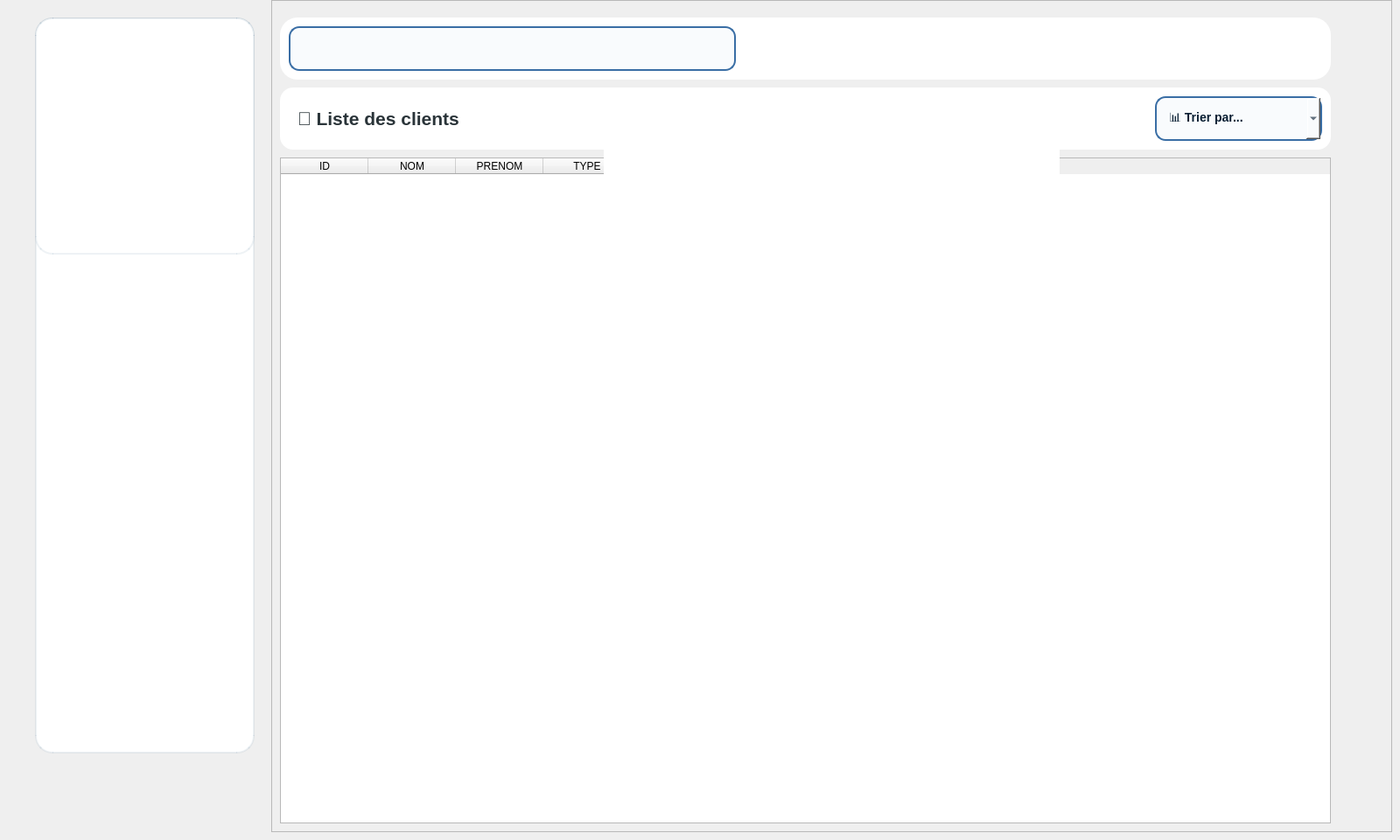
      <widget class="QWidget" name="moduleClient">
       <widget class="QWidget" name="searchBox_7" native="true">
        <property name="geometry">
         <rect>
          <x>0</x>
          <y>0</y>
          <width>311</width>
          <height>951</height>
         </rect>
        </property>
        <property name="styleSheet">
         <string notr="true">background-color: qlineargradient(
    spread:pad,
    x1:0, y1:0,
    x2:0, y2:1,
    stop:0 #0A1F33,
    stop:0.5 #163A5F,
    stop:1 #274C77
);
</string>
        </property>
        <widget class="QFrame" name="frame_20">
         <property name="geometry">
          <rect>
           <x>40</x>
           <y>20</y>
           <width>251</width>
           <height>841</height>
          </rect>
         </property>
         <property name="styleSheet">
          <string notr="true">  background-color: #FFFFFF; /* fond blanc */
    border-radius: 20px;       /* coins arrondis */
    border: 2px solid rgba(44, 95, 124, 0.08); /* bord gris clair */</string>
         </property>
         <property name="frameShape">
          <enum>QFrame::Shape::StyledPanel</enum>
         </property>
         <property name="frameShadow">
          <enum>QFrame::Shadow::Raised</enum>
         </property>
         <widget class="QPushButton" name="pushButton_35">
          <property name="geometry">
           <rect>
            <x>10</x>
            <y>510</y>
            <width>221</width>
            <height>51</height>
           </rect>
          </property>
          <property name="font">
           <font>
            <pointsize>-1</pointsize>
            <italic>false</italic>
            <fontweight>DemiBold</fontweight>
           </font>
          </property>
          <property name="styleSheet">
           <string notr="true">QPushButton {
    background-color: qlineargradient(
        x1:0, y1:0,
        x2:0, y2:1,
        stop:0 #2C5F7C,
        stop:0.5 #3A6EA5,
        stop:1 #1B3A57
    );

    color: white;
    font-size: 14px;
    font-weight: 600;

    border: none;
    border-radius: 14px;

    padding: 10px 22px;
}

/* ✨ HOVER : lumière douce */
QPushButton:hover {
    background-color: qlineargradient(
        x1:0, y1:0,
        x2:0, y2:1,
        stop:0 #3A6EA5,
        stop:0.5 #4A86C5,
        stop:1 #2C5F7C
    );
}

/* 🔘 CLICK (pressed) */
QPushButton:pressed {
    background-color: qlineargradient(
        x1:0, y1:0,
        x2:0, y2:1,
        stop:0 #1B3A57,
        stop:1 #2C5F7C
    );
}

/* 🚫 Désactivé */
QPushButton:disabled {
    background-color: #C8D3DF;
    color: #6E7F91;
}
</string>
          </property>
          <property name="text">
           <string>🚛tournees</string>
          </property>
         </widget>
         <widget class="QPushButton" name="pushButton_36">
          <property name="geometry">
           <rect>
            <x>10</x>
            <y>330</y>
            <width>221</width>
            <height>51</height>
           </rect>
          </property>
          <property name="font">
           <font>
            <pointsize>-1</pointsize>
            <italic>false</italic>
            <fontweight>DemiBold</fontweight>
           </font>
          </property>
          <property name="styleSheet">
           <string notr="true">QPushButton {
    background-color: qlineargradient(
        x1:0, y1:0,
        x2:0, y2:1,
        stop:0 #2C5F7C,
        stop:0.5 #3A6EA5,
        stop:1 #1B3A57
    );

    color: white;
    font-size: 14px;
    font-weight: 600;

    border: none;
    border-radius: 14px;

    padding: 10px 22px;
}

/* ✨ HOVER : lumière douce */
QPushButton:hover {
    background-color: qlineargradient(
        x1:0, y1:0,
        x2:0, y2:1,
        stop:0 #3A6EA5,
        stop:0.5 #4A86C5,
        stop:1 #2C5F7C
    );
}

/* 🔘 CLICK (pressed) */
QPushButton:pressed {
    background-color: qlineargradient(
        x1:0, y1:0,
        x2:0, y2:1,
        stop:0 #1B3A57,
        stop:1 #2C5F7C
    );
}

/* 🚫 Désactivé */
QPushButton:disabled {
    background-color: #C8D3DF;
    color: #6E7F91;
}
</string>
          </property>
          <property name="text">
           <string>🧑🏻‍💻employés</string>
          </property>
         </widget>
         <widget class="QPushButton" name="pushButton_37">
          <property name="geometry">
           <rect>
            <x>10</x>
            <y>390</y>
            <width>221</width>
            <height>51</height>
           </rect>
          </property>
          <property name="font">
           <font>
            <pointsize>-1</pointsize>
            <italic>false</italic>
            <fontweight>DemiBold</fontweight>
           </font>
          </property>
          <property name="styleSheet">
           <string notr="true">QPushButton {
    background-color: qlineargradient(
        x1:0, y1:0,
        x2:0, y2:1,
        stop:0 #2C5F7C,
        stop:0.5 #3A6EA5,
        stop:1 #1B3A57
    );

    color: white;
    font-size: 14px;
    font-weight: 600;

    border: none;
    border-radius: 14px;

    padding: 10px 22px;
}

/* ✨ HOVER : lumière douce */
QPushButton:hover {
    background-color: qlineargradient(
        x1:0, y1:0,
        x2:0, y2:1,
        stop:0 #3A6EA5,
        stop:0.5 #4A86C5,
        stop:1 #2C5F7C
    );
}

/* 🔘 CLICK (pressed) */
QPushButton:pressed {
    background-color: qlineargradient(
        x1:0, y1:0,
        x2:0, y2:1,
        stop:0 #1B3A57,
        stop:1 #2C5F7C
    );
}

/* 🚫 Désactivé */
QPushButton:disabled {
    background-color: #C8D3DF;
    color: #6E7F91;
}
</string>
          </property>
          <property name="text">
           <string>🧑‍🧑‍🧒‍🧒clients</string>
          </property>
         </widget>
         <widget class="QPushButton" name="pushButton_38">
          <property name="geometry">
           <rect>
            <x>10</x>
            <y>450</y>
            <width>221</width>
            <height>51</height>
           </rect>
          </property>
          <property name="font">
           <font>
            <pointsize>-1</pointsize>
            <italic>false</italic>
            <fontweight>DemiBold</fontweight>
           </font>
          </property>
          <property name="styleSheet">
           <string notr="true">QPushButton {
    background-color: qlineargradient(
        x1:0, y1:0,
        x2:0, y2:1,
        stop:0 #2C5F7C,
        stop:0.5 #3A6EA5,
        stop:1 #1B3A57
    );

    color: white;
    font-size: 14px;
    font-weight: 600;

    border: none;
    border-radius: 14px;

    padding: 10px 22px;
}

/* ✨ HOVER : lumière douce */
QPushButton:hover {
    background-color: qlineargradient(
        x1:0, y1:0,
        x2:0, y2:1,
        stop:0 #3A6EA5,
        stop:0.5 #4A86C5,
        stop:1 #2C5F7C
    );
}

/* 🔘 CLICK (pressed) */
QPushButton:pressed {
    background-color: qlineargradient(
        x1:0, y1:0,
        x2:0, y2:1,
        stop:0 #1B3A57,
        stop:1 #2C5F7C
    );
}

/* 🚫 Désactivé */
QPushButton:disabled {
    background-color: #C8D3DF;
    color: #6E7F91;
}
</string>
          </property>
          <property name="text">
           <string>🚮conteneurs</string>
          </property>
         </widget>
         <widget class="QPushButton" name="acceuil">
          <property name="geometry">
           <rect>
            <x>10</x>
            <y>270</y>
            <width>221</width>
            <height>51</height>
           </rect>
          </property>
          <property name="font">
           <font>
            <pointsize>-1</pointsize>
            <italic>false</italic>
            <fontweight>DemiBold</fontweight>
           </font>
          </property>
          <property name="styleSheet">
           <string notr="true">QPushButton {
    background-color: qlineargradient(
        x1:0, y1:0,
        x2:0, y2:1,
        stop:0 #2C5F7C,
        stop:0.5 #3A6EA5,
        stop:1 #1B3A57
    );

    color: white;
    font-size: 14px;
    font-weight: 600;

    border: none;
    border-radius: 14px;

    padding: 10px 22px;
}

/* ✨ HOVER : lumière douce */
QPushButton:hover {
    background-color: qlineargradient(
        x1:0, y1:0,
        x2:0, y2:1,
        stop:0 #3A6EA5,
        stop:0.5 #4A86C5,
        stop:1 #2C5F7C
    );
}

/* 🔘 CLICK (pressed) */
QPushButton:pressed {
    background-color: qlineargradient(
        x1:0, y1:0,
        x2:0, y2:1,
        stop:0 #1B3A57,
        stop:1 #2C5F7C
    );
}

/* 🚫 Désactivé */
QPushButton:disabled {
    background-color: #C8D3DF;
    color: #6E7F91;
}
</string>
          </property>
          <property name="text">
           <string>💡acceuil</string>
          </property>
         </widget>
         <widget class="QPushButton" name="pushButton_45">
          <property name="geometry">
           <rect>
            <x>10</x>
            <y>570</y>
            <width>221</width>
            <height>51</height>
           </rect>
          </property>
          <property name="font">
           <font>
            <pointsize>-1</pointsize>
            <italic>false</italic>
            <fontweight>DemiBold</fontweight>
           </font>
          </property>
          <property name="styleSheet">
           <string notr="true">QPushButton {
    background-color: qlineargradient(
        x1:0, y1:0,
        x2:0, y2:1,
        stop:0 #2C5F7C,
        stop:0.5 #3A6EA5,
        stop:1 #1B3A57
    );

    color: white;
    font-size: 14px;
    font-weight: 600;

    border: none;
    border-radius: 14px;

    padding: 10px 22px;
}

/* ✨ HOVER : lumière douce */
QPushButton:hover {
    background-color: qlineargradient(
        x1:0, y1:0,
        x2:0, y2:1,
        stop:0 #3A6EA5,
        stop:0.5 #4A86C5,
        stop:1 #2C5F7C
    );
}

/* 🔘 CLICK (pressed) */
QPushButton:pressed {
    background-color: qlineargradient(
        x1:0, y1:0,
        x2:0, y2:1,
        stop:0 #1B3A57,
        stop:1 #2C5F7C
    );
}

/* 🚫 Désactivé */
QPushButton:disabled {
    background-color: #C8D3DF;
    color: #6E7F91;
}
</string>
          </property>
          <property name="text">
           <string>♻️recyclage</string>
          </property>
         </widget>
         <widget class="QPushButton" name="dec">
          <property name="geometry">
           <rect>
            <x>10</x>
            <y>780</y>
            <width>221</width>
            <height>51</height>
           </rect>
          </property>
          <property name="font">
           <font>
            <pointsize>-1</pointsize>
            <italic>false</italic>
            <fontweight>DemiBold</fontweight>
           </font>
          </property>
          <property name="styleSheet">
           <string notr="true">QPushButton {
    background-color: qlineargradient(
        x1:0, y1:0,
        x2:0, y2:1,
        stop:0 #2C5F7C,
        stop:0.5 #3A6EA5,
        stop:1 #1B3A57
    );

    color: white;
    font-size: 14px;
    font-weight: 600;

    border: none;
    border-radius: 14px;

    padding: 10px 22px;
}

/* ✨ HOVER : lumière douce */
QPushButton:hover {
    background-color: qlineargradient(
        x1:0, y1:0,
        x2:0, y2:1,
        stop:0 #3A6EA5,
        stop:0.5 #4A86C5,
        stop:1 #2C5F7C
    );
}

/* 🔘 CLICK (pressed) */
QPushButton:pressed {
    background-color: qlineargradient(
        x1:0, y1:0,
        x2:0, y2:1,
        stop:0 #1B3A57,
        stop:1 #2C5F7C
    );
}

/* 🚫 Désactivé */
QPushButton:disabled {
    background-color: #C8D3DF;
    color: #6E7F91;
}
</string>
          </property>
          <property name="text">
           <string>⚙️deconnextion</string>
          </property>
         </widget>
         <widget class="QLabel" name="label_79">
          <property name="geometry">
           <rect>
            <x>0</x>
            <y>0</y>
            <width>251</width>
            <height>271</height>
           </rect>
          </property>
          <property name="text">
           <string/>
          </property>
          <property name="pixmap">
           <pixmap resource="ressources.qrc">:/images/wasteflow.png</pixmap>
          </property>
          <property name="scaledContents">
           <bool>true</bool>
          </property>
         </widget>
        </widget>
       </widget>
       <widget class="QFrame" name="frame_2">
        <property name="geometry">
         <rect>
          <x>310</x>
          <y>0</y>
          <width>1281</width>
          <height>951</height>
         </rect>
        </property>
        <property name="styleSheet">
         <string notr="true">background-color: qlineargradient(
    spread:pad,
    x1:0, y1:0,
    x2:0, y2:1,
    stop:0 #0A1F33,
    stop:0.5 #163A5F,
    stop:1 #274C77
);</string>
        </property>
        <property name="frameShape">
         <enum>QFrame::Shape::StyledPanel</enum>
        </property>
        <property name="frameShadow">
         <enum>QFrame::Shadow::Raised</enum>
        </property>
        <widget class="QWidget" name="searchBox_5" native="true">
         <property name="geometry">
          <rect>
           <x>10</x>
           <y>20</y>
           <width>1201</width>
           <height>71</height>
          </rect>
         </property>
         <property name="styleSheet">
          <string notr="true">background: white;
border-radius: 20px;
padding: 20px;

</string>
         </property>
         <widget class="QLineEdit" name="lineEdit_8">
          <property name="geometry">
           <rect>
            <x>10</x>
            <y>10</y>
            <width>511</width>
            <height>51</height>
           </rect>
          </property>
          <property name="font">
           <font>
            <pointsize>-1</pointsize>
            <fontweight>Medium</fontweight>
           </font>
          </property>
          <property name="styleSheet">
           <string notr="true">QLineEdit {
    background-color: #F9FBFD;          /* fond clair élégant */
    border: 2px solid #3A6EA5;           /* bleu marine clair */
    border-radius: 12px;
    padding: 10px 14px;
    color: #0A1F33;                      /* texte bleu marine foncé */
    font-size: 14px;
    font-weight: 500;
}

/* Quand le champ est sélectionné */
QLineEdit:focus {
    background-color: white;
    border: 2px solid #1E3A5F;           /* focus plus foncé */
}

/* Hover */
QLineEdit:hover {
    border: 2px solid #2F5D8A;
}
</string>
          </property>
         </widget>
         <widget class="QPushButton" name="pushButton_21">
          <property name="geometry">
           <rect>
            <x>530</x>
            <y>10</y>
            <width>131</width>
            <height>51</height>
           </rect>
          </property>
          <property name="font">
           <font>
            <pointsize>-1</pointsize>
            <italic>false</italic>
            <fontweight>DemiBold</fontweight>
           </font>
          </property>
          <property name="styleSheet">
           <string notr="true">QPushButton {
    background-color: qlineargradient(
        x1:0, y1:0,
        x2:0, y2:1,
        stop:0 #2C5F7C,
        stop:0.5 #3A6EA5,
        stop:1 #1B3A57
    );

    color: white;
    font-size: 14px;
    font-weight: 600;

    border: none;
    border-radius: 14px;

    padding: 10px 22px;
}

/* ✨ HOVER : lumière douce */
QPushButton:hover {
    background-color: qlineargradient(
        x1:0, y1:0,
        x2:0, y2:1,
        stop:0 #3A6EA5,
        stop:0.5 #4A86C5,
        stop:1 #2C5F7C
    );
}

/* 🔘 CLICK (pressed) */
QPushButton:pressed {
    background-color: qlineargradient(
        x1:0, y1:0,
        x2:0, y2:1,
        stop:0 #1B3A57,
        stop:1 #2C5F7C
    );
}

/* 🚫 Désactivé */
QPushButton:disabled {
    background-color: #C8D3DF;
    color: #6E7F91;
}
</string>
          </property>
          <property name="text">
           <string>rechercher</string>
          </property>
         </widget>
         <widget class="QPushButton" name="pushButton_20">
          <property name="geometry">
           <rect>
            <x>920</x>
            <y>10</y>
            <width>131</width>
            <height>51</height>
           </rect>
          </property>
          <property name="font">
           <font>
            <pointsize>-1</pointsize>
            <italic>false</italic>
            <fontweight>DemiBold</fontweight>
           </font>
          </property>
          <property name="styleSheet">
           <string notr="true">QPushButton {
    background-color: qlineargradient(
        x1:0, y1:0,
        x2:0, y2:1,
        stop:0 #2C5F7C,
        stop:0.5 #3A6EA5,
        stop:1 #1B3A57
    );

    color: white;
    font-size: 14px;
    font-weight: 600;

    border: none;
    border-radius: 14px;

    padding: 10px 22px;
}

/* ✨ HOVER : lumière douce */
QPushButton:hover {
    background-color: qlineargradient(
        x1:0, y1:0,
        x2:0, y2:1,
        stop:0 #3A6EA5,
        stop:0.5 #4A86C5,
        stop:1 #2C5F7C
    );
}

/* 🔘 CLICK (pressed) */
QPushButton:pressed {
    background-color: qlineargradient(
        x1:0, y1:0,
        x2:0, y2:1,
        stop:0 #1B3A57,
        stop:1 #2C5F7C
    );
}

/* 🚫 Désactivé */
QPushButton:disabled {
    background-color: #C8D3DF;
    color: #6E7F91;
}
</string>
          </property>
          <property name="text">
           <string>📑exporter</string>
          </property>
         </widget>
         <widget class="QPushButton" name="pushButton_19">
          <property name="geometry">
           <rect>
            <x>1060</x>
            <y>10</y>
            <width>131</width>
            <height>51</height>
           </rect>
          </property>
          <property name="font">
           <font>
            <pointsize>-1</pointsize>
            <italic>false</italic>
            <fontweight>DemiBold</fontweight>
           </font>
          </property>
          <property name="styleSheet">
           <string notr="true">QPushButton {
    background-color: qlineargradient(
        x1:0, y1:0,
        x2:0, y2:1,
        stop:0 #2C5F7C,
        stop:0.5 #3A6EA5,
        stop:1 #1B3A57
    );

    color: white;
    font-size: 14px;
    font-weight: 600;

    border: none;
    border-radius: 14px;

    padding: 10px 22px;
}

/* ✨ HOVER : lumière douce */
QPushButton:hover {
    background-color: qlineargradient(
        x1:0, y1:0,
        x2:0, y2:1,
        stop:0 #3A6EA5,
        stop:0.5 #4A86C5,
        stop:1 #2C5F7C
    );
}

/* 🔘 CLICK (pressed) */
QPushButton:pressed {
    background-color: qlineargradient(
        x1:0, y1:0,
        x2:0, y2:1,
        stop:0 #1B3A57,
        stop:1 #2C5F7C
    );
}

/* 🚫 Désactivé */
QPushButton:disabled {
    background-color: #C8D3DF;
    color: #6E7F91;
}
</string>
          </property>
          <property name="text">
           <string>statistique</string>
          </property>
         </widget>
        </widget>
        <widget class="QFrame" name="frame_48">
         <property name="geometry">
          <rect>
           <x>10</x>
           <y>100</y>
           <width>1201</width>
           <height>71</height>
          </rect>
         </property>
         <property name="styleSheet">
          <string notr="true">QFrame {
    background-color: white;
    border-radius: 15px;
}

</string>
         </property>
         <property name="frameShape">
          <enum>QFrame::Shape::StyledPanel</enum>
         </property>
         <property name="frameShadow">
          <enum>QFrame::Shadow::Raised</enum>
         </property>
         <widget class="QLabel" name="label_18">
          <property name="geometry">
           <rect>
            <x>20</x>
            <y>10</y>
            <width>261</width>
            <height>51</height>
           </rect>
          </property>
          <property name="styleSheet">
           <string notr="true">color: #2A3439;
</string>
          </property>
          <property name="text">
           <string>&lt;html&gt;&lt;head/&gt;&lt;body&gt;&lt;p&gt;&lt;span style=&quot; font-size:16pt; font-weight:700;&quot;&gt;👥 Liste des clients&lt;/span&gt;&lt;/p&gt;&lt;/body&gt;&lt;/html&gt;</string>
          </property>
         </widget>
         <widget class="QPushButton" name="pushButton_client_ajouter">
          <property name="geometry">
           <rect>
            <x>570</x>
            <y>10</y>
            <width>131</width>
            <height>51</height>
           </rect>
          </property>
          <property name="font">
           <font>
            <pointsize>-1</pointsize>
            <italic>false</italic>
            <fontweight>DemiBold</fontweight>
           </font>
          </property>
          <property name="styleSheet">
           <string notr="true">QPushButton {
    background-color: qlineargradient(
        x1:0, y1:0,
        x2:0, y2:1,
        stop:0 #276646,
        stop:0.5 #34885A,
        stop:1 #1B3A2F
    );
    color: white;
    font-size: 14px;
    font-weight: 600;
    border: none;
    border-radius: 14px;
    padding: 10px 22px;
}
QPushButton:hover {
    background-color: qlineargradient(
        x1:0, y1:0,
        x2:0, y2:1,
        stop:0 #34885A,
        stop:0.5 #42A56F,
        stop:1 #276646
    );
}
QPushButton:pressed {
    background-color: qlineargradient(
        x1:0, y1:0,
        x2:0, y2:1,
        stop:0 #1B3A2F,
        stop:1 #276646
    );
}
</string>
          </property>
          <property name="text">
           <string>➕ Ajouter</string>
          </property>
         </widget>
         <widget class="QPushButton" name="pushButton_23">
          <property name="geometry">
           <rect>
            <x>710</x>
            <y>10</y>
            <width>131</width>
            <height>51</height>
           </rect>
          </property>
          <property name="font">
           <font>
            <pointsize>-1</pointsize>
            <italic>false</italic>
            <fontweight>DemiBold</fontweight>
           </font>
          </property>
          <property name="styleSheet">
           <string notr="true">QPushButton {
    background-color: qlineargradient(
        x1:0, y1:0,
        x2:0, y2:1,
        stop:0 #2C5F7C,
        stop:0.5 #3A6EA5,
        stop:1 #1B3A57
    );

    color: white;
    font-size: 14px;
    font-weight: 600;

    border: none;
    border-radius: 14px;

    padding: 10px 22px;
}

/* ✨ HOVER : lumière douce */
QPushButton:hover {
    background-color: qlineargradient(
        x1:0, y1:0,
        x2:0, y2:1,
        stop:0 #3A6EA5,
        stop:0.5 #4A86C5,
        stop:1 #2C5F7C
    );
}

/* 🔘 CLICK (pressed) */
QPushButton:pressed {
    background-color: qlineargradient(
        x1:0, y1:0,
        x2:0, y2:1,
        stop:0 #1B3A57,
        stop:1 #2C5F7C
    );
}

/* 🚫 Désactivé */
QPushButton:disabled {
    background-color: #C8D3DF;
    color: #6E7F91;
}
</string>
          </property>
          <property name="text">
           <string>✏️ Modifier</string>
          </property>
         </widget>
         <widget class="QPushButton" name="pushButton_10">
          <property name="geometry">
           <rect>
            <x>850</x>
            <y>10</y>
            <width>131</width>
            <height>51</height>
           </rect>
          </property>
          <property name="font">
           <font>
            <pointsize>-1</pointsize>
            <italic>false</italic>
            <fontweight>DemiBold</fontweight>
           </font>
          </property>
          <property name="styleSheet">
           <string notr="true">QPushButton {
    background-color: qlineargradient(
        x1:0, y1:0,
        x2:0, y2:1,
        stop:0 #8B0000,
        stop:0.5 #A52A2A,
        stop:1 #5C0000
    );

    color: white;
    font-size: 14px;
    font-weight: 600;

    border: none;
    border-radius: 14px;

    padding: 10px 22px;
}

/* ✨ HOVER : lumière douce */
QPushButton:hover {
    background-color: qlineargradient(
        x1:0, y1:0,
        x2:0, y2:1,
        stop:0 #A52A2A,
        stop:0.5 #CD5C5C,
        stop:1 #8B0000
    );
}

/* 🔘 CLICK (pressed) */
QPushButton:pressed {
    background-color: qlineargradient(
        x1:0, y1:0,
        x2:0, y2:1,
        stop:0 #5C0000,
        stop:1 #8B0000
    );
}

/* 🚫 Désactivé */
QPushButton:disabled {
    background-color: #C8D3DF;
    color: #6E7F91;
}
</string>
          </property>
          <property name="text">
           <string>🗑️ Supprimer</string>
          </property>
         </widget>
         <widget class="QComboBox" name="comboTypePropriete_3">
          <property name="geometry">
           <rect>
            <x>1000</x>
            <y>10</y>
            <width>191</width>
            <height>51</height>
           </rect>
          </property>
          <property name="styleSheet">
           <string notr="true">  background-color: #F9FBFD;          /* fond clair élégant */
    border: 2px solid #3A6EA5;           /* bleu marine clair */
    border-radius: 12px;
    padding: 10px 14px;
    color: #0A1F33;                      /* texte bleu marine foncé */
    font-size: 14px;
    font-weight: 500;</string>
          </property>
          <item>
           <property name="text">
            <string>📊 Trier par...</string>
           </property>
          </item>
          <item>
           <property name="text">
            <string>ID</string>
           </property>
          </item>
          <item>
           <property name="text">
            <string>Nom</string>
           </property>
          </item>
          <item>
           <property name="text">
            <string>Type</string>
           </property>
          </item>
          <item>
           <property name="text">
            <string>Zone</string>
           </property>
          </item>
          <item>
           <property name="text">
            <string>Statut</string>
           </property>
          </item>
         </widget>
        </widget>
        <widget class="QTableWidget" name="tableWidget_3">
         <property name="geometry">
          <rect>
           <x>10</x>
           <y>180</y>
           <width>1201</width>
           <height>761</height>
          </rect>
         </property>
         <property name="styleSheet">
          <string notr="true"/>
         </property>
         <column>
          <property name="text">
           <string>ID</string>
          </property>
         </column>
         <column>
          <property name="text">
           <string>NOM</string>
          </property>
         </column>
         <column>
          <property name="text">
           <string>PRENOM</string>
          </property>
         </column>
         <column>
          <property name="text">
           <string>TYPE</string>
          </property>
         </column>
         <column>
          <property name="text">
           <string>ZONE</string>
          </property>
         </column>
         <column>
          <property name="text">
           <string>TELEPHONE</string>
          </property>
         </column>
         <column>
          <property name="text">
           <string>STATUT</string>
          </property>
         </column>
        </widget>
        <widget class="QFrame" name="frame_46">
         <property name="geometry">
          <rect>
           <x>380</x>
           <y>100</y>
           <width>521</width>
           <height>761</height>
          </rect>
         </property>
         <property name="visible">
          <bool>false</bool>
         </property>
         <property name="styleSheet">
          <string notr="true">background: white;
border-radius: 20px;
padding: 20px;
</string>
         </property>
         <property name="frameShape">
          <enum>QFrame::Shape::StyledPanel</enum>
         </property>
         <property name="frameShadow">
          <enum>QFrame::Shadow::Raised</enum>
         </property>
        </widget>
       </widget>
      </widget>
